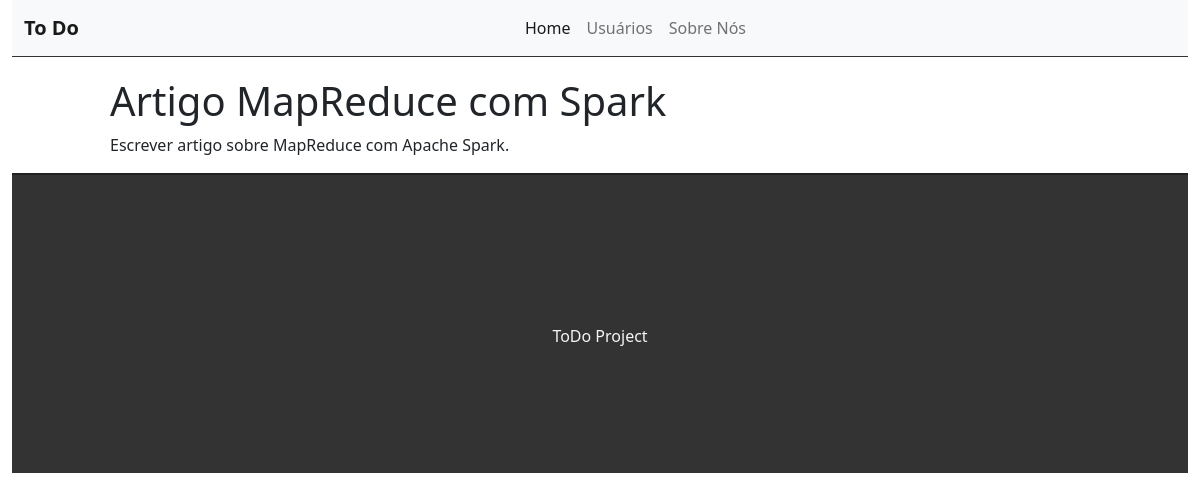
The page /task/6 on the database its author committed.
### tasks/models.py (models this page shows, shortened)
class Task(models.Model):
    STATUS = (
        ('doing', 'Doing'),
        ('done', 'Done')
    )
    title = models.CharField(max_length=255)
    description = models.TextField(max_length=255)
    done = models.CharField(
        max_length=5,
        choices=STATUS
    )
    created_at = models.DateTimeField(auto_now_add=True)
    updated_at = models.DateTimeField(auto_now=True)

### tasks/views.py (the view)
# urls.py: path("task/<int:id>", views.taskView, name="task-view"),
def taskView(request, id):
    task = get_object_or_404(Task, pk=id)
    return render(request, 'tasks/task.html', {'task': task})

### tasks/templates/tasks/task.html (shortened to what this page needs)
{% extends 'base.html' %}
{% block content %}
<div class="offset-1 col-10 list-div">
    <h1>{{task.title}}</h1>
    <p>{{task.description}}</p>
</div>
{% endblock %}

### tasks/static/css/style.css (style rules this page uses)
.list-div { padding: 0; }

### rows shown on the page
Task: title "Artigo MapReduce com Spark", description "Escrever artigo sobre MapReduce com Apache Spark."
